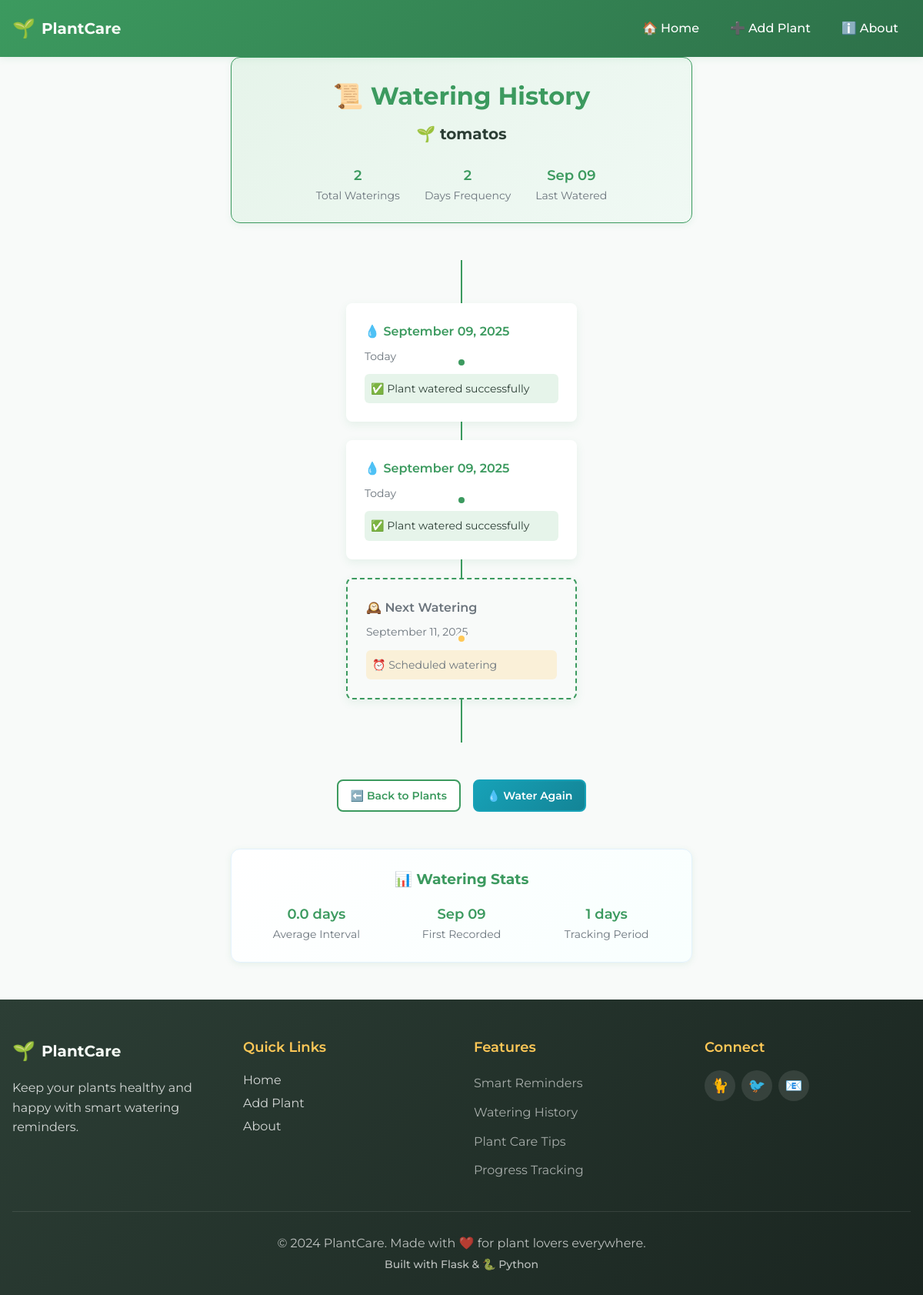
Screenshot of /history/2 with the database file from the repository.
### app.py (models this page shows)
class Plant(db.Model):
    id = db.Column(db.Integer, primary_key=True)
    name = db.Column(db.String(100), nullable=False)
    frequency = db.Column(db.Integer, nullable=False)  # days
    last_watered = db.Column(db.Date, default=datetime.date.today)

class WateringHistory(db.Model):
    id = db.Column(db.Integer, primary_key=True)
    plant_id = db.Column(db.Integer, db.ForeignKey('plant.id'), nullable=False)
    date = db.Column(db.Date, default=datetime.date.today)
    plant = db.relationship("Plant", backref=db.backref("history", lazy=True))

### app.py (the view)
@app.route('/history/<int:id>')
def history(id):
    plant = Plant.query.get_or_404(id)
    due_date = plant.last_watered + datetime.timedelta(days=plant.frequency)
    return render_template("history.html", plant=plant, due_date=due_date)

### templates/history.html (shortened to what this page needs)
{% extends "base.html" %}
{% block content %}
<div class="history-header" style="text-align: center; margin-bottom: 3rem;">
    <div class="card"
         style="max-width: 600px; margin: 0 auto; background: linear-gradient(135deg, var(--light-green), #f0f9f4); border: 1px solid var(--primary-green);">
        <h1 style="color: var(--primary-green); margin-bottom: 0.5rem; display: flex; align-items: center; justify-content: center; gap: 0.75rem;">
            📜 Watering History
        </h1>
        <h2 style="color: var(--text-primary); margin-bottom: 1rem; font-size: var(--font-size-xl);">
            🌱 {{ plant.name }}
        </h2>
        <div style="display: flex; justify-content: center; gap: 2rem; flex-wrap: wrap; margin-top: 1.5rem;">
            <div style="text-align: center;">
                <div style="color: var(--primary-green); font-weight: 600; font-size: var(--font-size-lg);">{{
                    plant.history|length }}
                </div>
                <div style="color: var(--text-secondary); font-size: var(--font-size-sm);">Total Waterings</div>
            </div>
            <div style="text-align: center;">
                <div style="color: var(--primary-green); font-weight: 600; font-size: var(--font-size-lg);">{{
                    plant.frequency }}
                </div>
                <div style="color: var(--text-secondary); font-size: var(--font-size-sm);">Days Frequency</div>
            </div>
            <div style="text-align: center;">
                <div style="color: var(--primary-green); font-weight: 600; font-size: var(--font-size-lg);">{{
                    plant.last_watered.strftime('%b %d') }}
                </div>
                <div style="color: var(--text-secondary); font-size: var(--font-size-sm);">Last Watered</div>
            </div>
        </div>
    </div>
</div>
{% if plant.history %}
<section class="timeline-section">
    <div class="timeline">
        {% for record in plant.history|reverse %}
        <div class="timeline-item">
            <div class="timeline-content">
                <div class="timeline-date">
                    💧 {{ record.date.strftime('%B %d, %Y') }}
                </div>
                <div style="color: var(--text-secondary); font-size: var(--font-size-sm); margin-top: 0.5rem;">
                    {% set days_ago = (plant.last_watered - record.date).days %}
                    {% if days_ago == 0 %}
                    Today
                    {% elif days_ago == 1 %}
                    Yesterday
                    {% else %}
                    {{ days_ago }} days ago
                    {% endif %}
                </div>
                <div style="margin-top: 0.75rem; padding: 0.5rem; background: var(--light-green); border-radius: var(--radius-sm); font-size: var(--font-size-sm);">
                    ✅ Plant watered successfully
                </div>
            </div>
            <div class="timeline-dot"></div>
        </div>
        {% endfor %}
        <div class="timeline-item" style="opacity: 0.6;">
            <div class="timeline-content"
                 style="border: 2px dashed var(--primary-green); background: var(--background);">
                <div class="timeline-date" style="color: var(--text-secondary);">
                    🕰️ Next Watering
                </div>
                <div style="color: var(--text-secondary); font-size: var(--font-size-sm); margin-top: 0.5rem;">
                    {{ due_date.strftime('%B %d, %Y') }}
                </div>
                <div style="margin-top: 0.75rem; padding: 0.5rem; background: rgba(255, 200, 87, 0.2); border-radius: var(--radius-sm); font-size: var(--font-size-sm); color: var(--text-secondary);">
                    ⏰ Scheduled watering
                </div>
            </div>
            <div class="timeline-dot" style="background: var(--accent-yellow); border-color: var(--background);"></div>
        </div>
    </div>
    </div>
{% endif %}
<div style="text-align: center; margin-top: 3rem; display: flex; gap: 1rem; justify-content: center; flex-wrap: wrap;">
    <a href="{{ url_for('index') }}" class="btn btn-secondary">
        ⬅️ Back to Plants
    </a>
    {% if plant.history %}
    <a href="{{ url_for('water', id=plant.id) }}" class="btn btn-water">
        💧 Water Again
    </a>
    {% endif %}
</div>
{% if plant.history|length > 1 %}
<div style="margin-top: 3rem; max-width: 600px; margin-left: auto; margin-right: auto;">
    <div class="card" style="background: linear-gradient(135deg, var(--surface), #f8fffe);">
        <h3 style="color: var(--primary-green); margin-bottom: 1rem; text-align: center;">
            📊 Watering Stats
        </h3>
        <div style="display: grid; grid-template-columns: repeat(auto-fit, minmax(150px, 1fr)); gap: 1rem; text-align: center;">
            {% set history_list = plant.history|list %}
            {% if history_list|length > 1 %}
            {% set dates = history_list|map(attribute='date')|list|sort %}
            {% set date_diffs = [] %}
            {% for i in range(1, dates|length) %}
            {% set diff = (dates[i] - dates[i-1]).days %}
            {% endfor %}
            {% if date_diffs %}
            {% set avg_interval = (date_diffs|sum / date_diffs|length)|round(1) %}
            <div>
                <div style="color: var(--primary-green); font-weight: 600; font-size: var(--font-size-lg);">{{
                    avg_interval }} days
                </div>
                <div style="color: var(--text-secondary); font-size: var(--font-size-sm);">Average Interval</div>
            </div>
            {% endif %}
            {% endif %}
            <div>
                <div style="color: var(--primary-green); font-weight: 600; font-size: var(--font-size-lg);">{{
                    (plant.history|first).date.strftime('%b %d') }}
                </div>
                <div style="color: var(--text-secondary); font-size: var(--font-size-sm);">First Recorded</div>
            </div>
            {% set days_tracking = (plant.last_watered - (plant.history|first).date).days + 1 %}
            <div>
                <div style="color: var(--primary-green); font-weight: 600; font-size: var(--font-size-lg);">{{
                    days_tracking }} days
                </div>
                <div style="color: var(--text-secondary); font-size: var(--font-size-sm);">Tracking Period</div>
            </div>
        </div>
    </div>
</div>
{% endif %}
{% endblock %}

### static/css/main.css (style rules this page uses)
:root { --primary-green: #3C9A5F; --light-green: #E6F4EA; --success-green: #28a745; --accent-yellow: #FFC857; --danger-red: #FF6B6B; --warning-orange: #ff9800; --background: #F8FAF9; --surface: #FFFFFF; --text-primary: #2C3E35; --text-secondary: #6C757D; --border-light: #E3F2FD; --shadow-light: rgba(60, 154, 95, 0.1); --shadow-medium: rgba(60, 154, 95, 0.15); --shadow-heavy: rgba(0, 0, 0, 0.2); --font-main: 'Montserrat', -apple-system, BlinkMacSystemFont, sans-serif; --font-size-xs: 0.75rem; --font-size-sm: 0.875rem; --font-size-base: 1rem; --font-size-lg: 1.125rem; --font-size-xl: 1.25rem; --font-size-2xl: 1.5rem; --font-size-3xl: 1.875rem; --spacing-xs: 0.25rem; --spacing-sm: 0.5rem; --spacing-md: 1rem; --spacing-lg: 1.5rem; --spacing-xl: 2rem; --spacing-2xl: 3rem; --radius-sm: 0.375rem; --radius-md: 0.5rem; --radius-lg: 0.75rem; --radius-xl: 1rem; --transition-fast: all 0.15s ease; --transition-base: all 0.3s ease; --transition-slow: all 0.5s ease; }
*, *::before, *::after { box-sizing: border-box; margin: 0; padding: 0; }
html { font-size: 16px; scroll-behavior: smooth; }
body { font-family: var(--font-main); font-size: var(--font-size-base); line-height: 1.6; color: var(--text-primary); background-color: var(--background); -webkit-font-smoothing: antialiased; -moz-osx-font-smoothing: grayscale; }
.card { background: var(--surface); border-radius: var(--radius-lg); box-shadow: 0 2px 8px var(--shadow-light); padding: var(--spacing-lg); transition: var(--transition-base); border: 1px solid var(--border-light); }
.btn { display: inline-flex; align-items: center; gap: var(--spacing-xs); padding: var(--spacing-sm) var(--spacing-md); border: none; border-radius: var(--radius-md); font-family: var(--font-main); font-size: var(--font-size-sm); font-weight: 600; text-decoration: none; text-align: center; cursor: pointer; transition: var(--transition-base); position: relative; overflow: hidden; }
.btn-secondary { background: var(--surface); color: var(--primary-green); border: 2px solid var(--primary-green); }
.btn-water { background: linear-gradient(135deg, #17a2b8, #138496); color: white; border: 2px solid #17a2b8; }
.timeline { position: relative; padding: var(--spacing-xl) 0; }
.timeline::before { content: ''; position: absolute; left: 50%; top: 0; bottom: 0; width: 2px; background: var(--primary-green); transform: translateX(-50%); }
.timeline-item { position: relative; margin: var(--spacing-lg) 0; animation: slideUp 0.6s ease-out; animation-fill-mode: both; }
.timeline-item:nth-child(odd) { animation-delay: 0.1s; }
.timeline-item:nth-child(even) { animation-delay: 0.2s; }
.timeline-content { background: var(--surface); padding: var(--spacing-lg); border-radius: var(--radius-md); box-shadow: 0 4px 12px var(--shadow-light); position: relative; margin: 0 auto; max-width: 300px; }
.timeline-date { font-weight: 600; color: var(--primary-green); margin-bottom: var(--spacing-sm); }
.timeline-dot { position: absolute; left: 50%; top: 50%; width: 16px; height: 16px; background: var(--primary-green); border: 4px solid var(--surface); border-radius: 50%; transform: translate(-50%, -50%); z-index: 2; }

### rows the page displays
Plant: name "tomatos", frequency "2", last_watered "Sep 09"
WateringHistory: date "September 09, 2025"
WateringHistory: date "September 09, 2025", date "Sep 09"

### other values shown
{{ plant.history|length }} "2"
{{ due_date.strftime('%B %d, %Y') }} "September 11, 2025"
{{ avg_interval }} "0.0"
{{ days_tracking }} "1"
